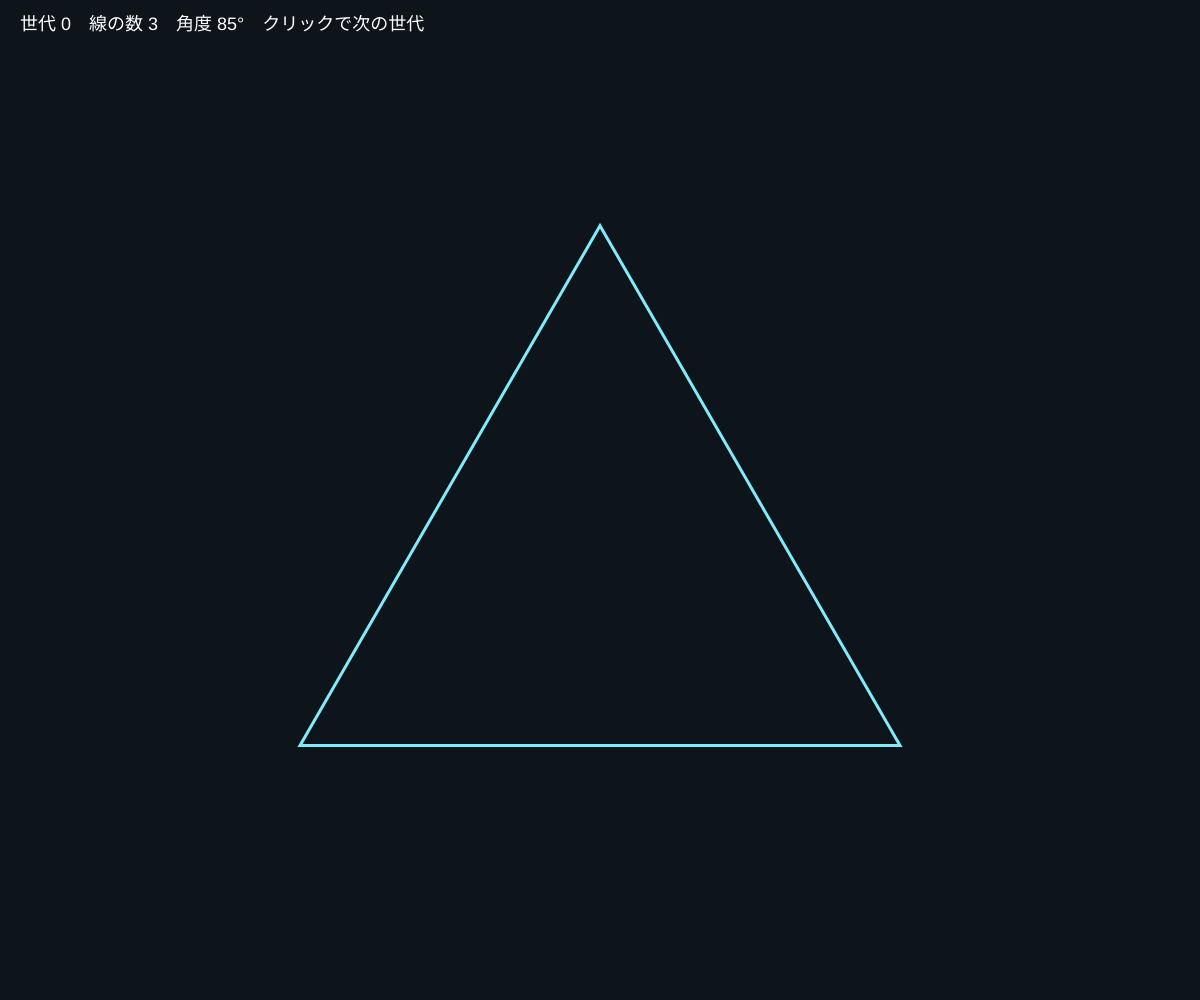
Frame 1 (no input)
Frame 60 (no input): identical to frame 1, image omitted
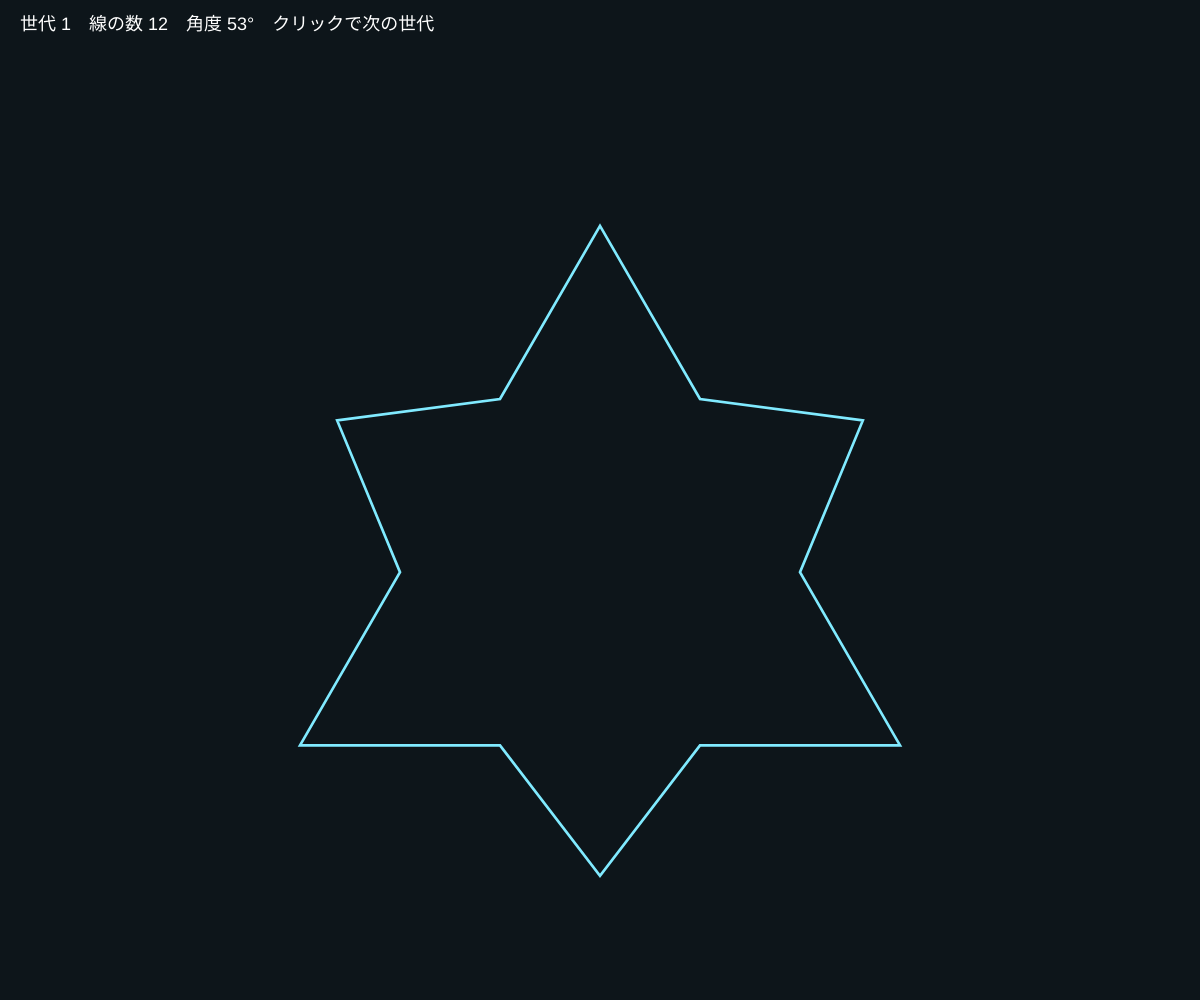
Frame 120 (the mouse pressed at the canvas centre since frame 60)

The p5.js sketch that drew these frames (run headless with seeded random() and noise() and a simulated clock; from frame 60 on, the mouse is pressed at the canvas centre):

// p5.js sketch
// ── sketch.js
// ============================================
// 06 コッホ雪片
// 線を4つに折る、を全部の線にくり返す
// クリックで世代を進める（0〜6）/ マウス上下 = 折る角度
// ============================================

let level = 0;

function setup() {
  createCanvas(windowWidth, windowHeight);
  colorMode(HSB, 360, 100, 100, 100);
}

function draw() {
  background(200, 50, 10);

  // 折る角度：ふつうのコッホ曲線は 60°。マウスで変えると別の形になる
  let bend = map(mouseY, 0, height, 85, 20, true);

  // 最初は正三角形（3本の線）
  let s = min(width, height) * 0.6;
  let cx = width / 2;
  let cy = height / 2 + s * 0.12;
  let pts = [
    createVector(cx, cy - s * 0.577),
    createVector(cx + s / 2, cy + s * 0.289),
    createVector(cx - s / 2, cy + s * 0.289),
  ];

  // level 回、全部の線を折る
  for (let i = 0; i < level; i++) {
    pts = fold(pts, radians(bend));
  }

  // 描く
  noFill();
  stroke(190, 50, 100);
  strokeWeight(map(level, 0, 6, 3, 1));
  beginShape();
  for (let p of pts) vertex(p.x, p.y);
  endShape(CLOSE);

  noStroke();
  fill(0, 0, 100);
  textSize(18);
  text('世代 ' + level + '　線の数 ' + pts.length + '　角度 ' + round(bend) + '°　クリックで次の世代', 20, 30);
}

// 点の列を受け取り、となり合う2点の間を「4本の線」に折って返す
function fold(pts, angle) {
  let out = [];
  for (let i = 0; i < pts.length; i++) {
    let a = pts[i];
    let b = pts[(i + 1) % pts.length]; // 最後は最初につなぐ
    let d = p5.Vector.sub(b, a).div(3); // 線の 1/3
    let p1 = p5.Vector.add(a, d); // 1/3 の点
    let p3 = p5.Vector.add(a, p5.Vector.mult(d, 2)); // 2/3 の点
    // とがった先の点：p1 から angle だけ回した方向へ（二等辺三角形になる長さ）
    let p2 = p5.Vector.add(p1, d.copy().rotate(-angle).setMag(d.mag() * 0.5 / cos(angle)));
    out.push(a, p1, p2, p3);
  }
  return out;
}

function mousePressed() {
  level = (level + 1) % 7;
}

// ---------- やってみよう ----------
// 1. 世代 0 → 6 と進めて、線の数が 4倍ずつ増えるのを確かめよう
// 2. 角度を変えて、雪の結晶・ギザギザの島・星をつくろう
// 3. 最初の形を三角形ではなく四角形（4点）にすると？
